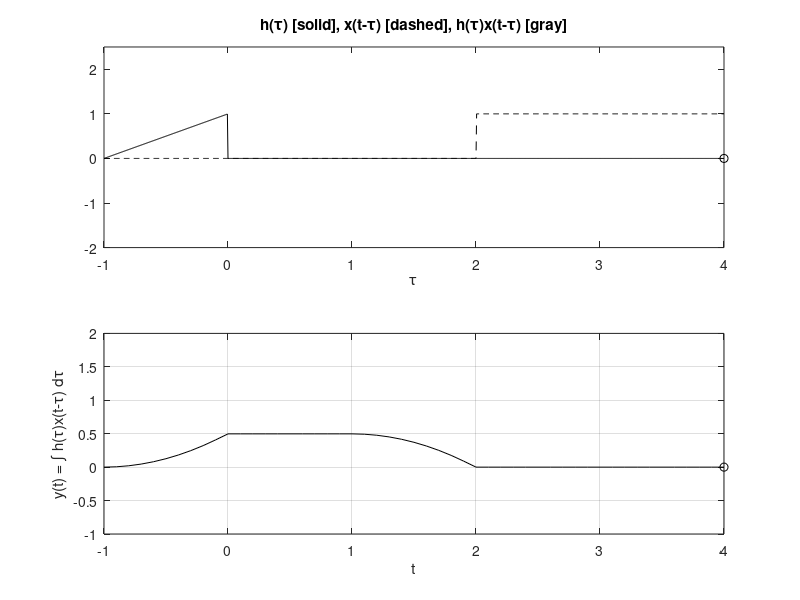

MATLAB code for this plot:

% Script M-file graphically demonstrates the convolution process.
figure(1) % Create figure window and make visible on screen
u = @(t) 1.0*(t>=0);
x = @(t) u(t)-u(t-2);  %this is the convulution
h = @(t) (t+1).*(u(t+1)-u(t));   %this is the convulution    
dtau = 0.005; tau = -1:dtau:4;  %this is the convulution
ti = 0; tvec = -1:.1:4;
y = NaN*zeros(1,length(tvec)); % Pre-allocate memory
for t = tvec,
    ti = ti+1; % Time index
    xh = x(t-tau).*h(tau); lxh = length(xh);
    y(ti) = sum(xh.*dtau); % Trapezoidal approximation of convolution integral
    subplot(2,1,1),plot(tau,h(tau),'k-',tau,x(t-tau),'k--',t,0,'ok');
    axis([tau(1) tau(end) -2.0 2.5]);
    patch([tau(1:end-1);tau(1:end-1);tau(2:end);tau(2:end)],...
    [zeros(1,lxh-1);xh(1:end-1);xh(2:end);zeros(1,lxh-1)],...
    [.8 .8 .8],'edgecolor','none');
    xlabel('\tau'); title('h(\tau) [solid], x(t-\tau) [dashed], h(\tau)x(t-\tau) [gray]');
    c = get(gca,'children'); set(gca,'children',[c(2);c(3);c(4);c(1)]);
    subplot(2,1,2),plot(tvec,y,'k',tvec(ti),y(ti),'ok');
    xlabel('t'); ylabel('y(t) = \int h(\tau)x(t-\tau) d\tau');
    axis([tau(1) tau(end) -1.0 2.0]); grid;
    drawnow;
end